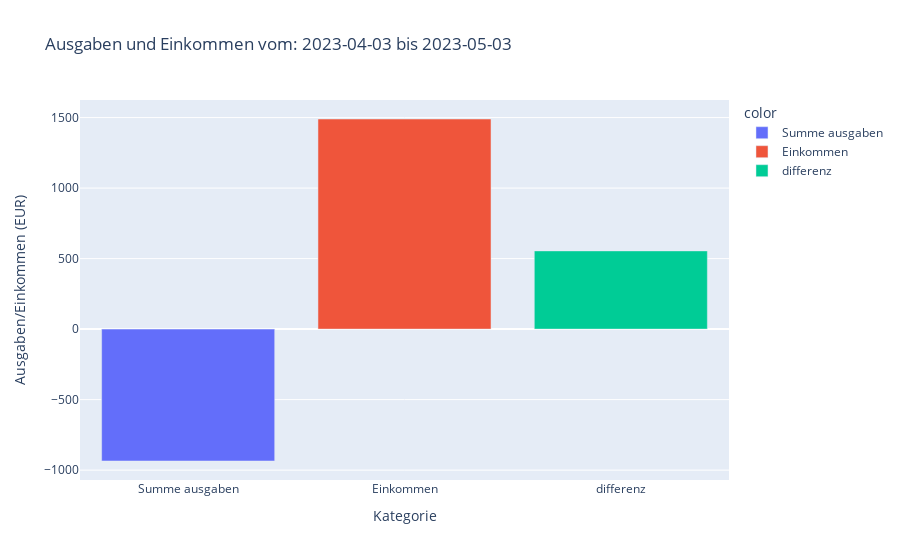

Write notebook code for a chart like this one.
### Code cell
total = expenses_income(df)

Expenses_Chart = px.bar(x = total.keys(), y = total.values(), 
                                      title = "Ausgaben und Einkommen vom: " + df['Wertstellungstag'].iloc[-1]
                                      + " bis " + df['Wertstellungstag'].iloc[0], color=total.keys())
Expenses_Chart.update_yaxes(title = 'Ausgaben/Einkommen (EUR)', visible = True, showticklabels = True)
Expenses_Chart.update_xaxes(title = 'Kategorie', visible = True, showticklabels = True)
Expenses_Chart.show()

### Figure 1 — Plotly figure (JSON) as saved in the notebook; plotly's stock layout.template omitted (floating-point values rounded to 4 significant figures)
{"data": [{"alignmentgroup": "True", "hovertemplate": "color=Summe ausgaben<br>x=%{x}<br>y=%{y}<extra></extra>", "legendgroup": "Summe ausgaben", "marker": {"color": "#636efa", "pattern": {"shape": ""}}, "name": "Summe ausgaben", "offsetgroup": "Summe ausgaben", "orientation": "v", "showlegend": true, "textposition": "auto", "type": "bar", "x": ["Summe ausgaben"], "xaxis": "x", "y": [-935.3], "yaxis": "y"}, {"alignmentgroup": "True", "hovertemplate": "color=Einkommen<br>x=%{x}<br>y=%{y}<extra></extra>", "legendgroup": "Einkommen", "marker": {"color": "#EF553B", "pattern": {"shape": ""}}, "name": "Einkommen", "offsetgroup": "Einkommen", "orientation": "v", "showlegend": true, "textposition": "auto", "type": "bar", "x": ["Einkommen"], "xaxis": "x", "y": [1490], "yaxis": "y"}, {"alignmentgroup": "True", "hovertemplate": "color=differenz<br>x=%{x}<br>y=%{y}<extra></extra>", "legendgroup": "differenz", "marker": {"color": "#00cc96", "pattern": {"shape": ""}}, "name": "differenz", "offsetgroup": "differenz", "orientation": "v", "showlegend": true, "textposition": "auto", "type": "bar", "x": ["differenz"], "xaxis": "x", "y": [554.7], "yaxis": "y"}], "layout": {"barmode": "relative", "legend": {"title": {"text": "color"}, "tracegroupgap": 0}, "title": {"text": "Ausgaben und Einkommen vom: 2023-04-03 bis 2023-05-03"}, "xaxis": {"anchor": "y", "domain": [0, 1], "showticklabels": true, "title": {"text": "Kategorie"}, "visible": true}, "yaxis": {"anchor": "x", "domain": [0, 1], "showticklabels": true, "title": {"text": "Ausgaben/Einkommen (EUR)"}, "visible": true}}}
